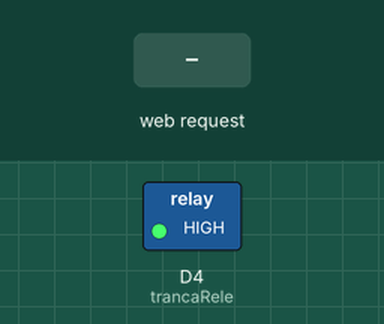
Recording of a sketch running on a simulated ESP8266 (NodeMCU). On the bench: switched loads named in the sketch (green lamp = pin HIGH). The inputs (shaded band) are chosen by the test bench.

Above: at 1.2 s.
1.3 s: HTTP request GET /TRANCA received
At 1.7 s:
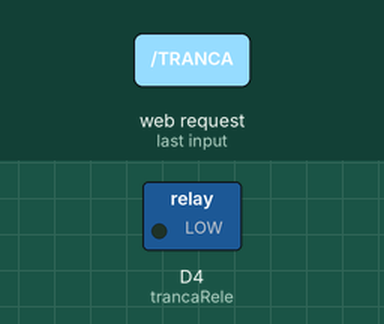
Timing chart, 0 to 4.3 s (numbered marks = the images above; inputs shaded):
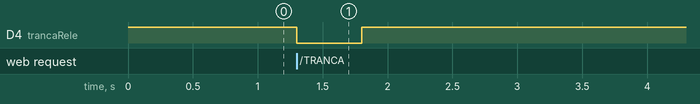

Measured:
- after the input at 1.3 s, D4 (trancaRele): HIGH → LOW at once, → HIGH 0.50 s later

The sketch:

ESP8266_PET_Wifi_Local.ino
```cpp
#include <ESP8266WiFi.h>
const char WiFiPassword[] = "12345678";
const char AP_NameChar[] = "PET_Tranca" ;

WiFiServer server(80);

String header = "HTTP/1.1 200 OK\r\nContent-Type: text/html\r\n\r\n";
String html_1 = "<!DOCTYPE html><html><head><meta name='viewport' content='width=device-width, initial-scale=1.0'/><meta charset='utf-8'><style>body {font-size:140%;} #main {display: table; margin: auto;  padding: 0 10px 0 10px; } h2,{text-align:center; } .button { padding:10px 10px 10px 10px; width:100%;  background-color: #4CAF50; font-size: 120%;}</style><title>Tranca do PET</title></head><body><div id='main'><h2>Tranca do PET</h2>";
String html_2 = "<form id='F1' action='TRANCA'><input class='button' type='submit' value='DESTRAVAR' ></form><br>";
String html_4 = "</div></body></html>";

String request = "";
int trancaRele = D4;

void setup()
{
    pinMode(trancaRele, OUTPUT);
    digitalWrite(trancaRele, HIGH);

    boolean conn = WiFi.softAP(AP_NameChar, WiFiPassword);
    server.begin();

} // void setup()


void loop()
{

    // Check if a client has connected
    WiFiClient client = server.available();
    if (!client)  {  return;  }

    // Read the first line of the request
    request = client.readStringUntil('\r');

    if( request.indexOf("TRANCA") > 0 )  {
      digitalWrite(trancaRele, LOW);
    }


    // Get the LED pin status and create the LED status message
    if (digitalRead(trancaRele) == LOW)
    {
        // the LED is on so the button needs to say turn it off
       html_2 = "<form id='F1' action='TRANCA'><input class='button' type='submit' value='DESTRAVAR' ></form><br>";
    }


    client.flush();

    client.print( header );
    client.print( html_1 );
    client.print( html_2 );
    client.print( html_4);

    delay(500);
    digitalWrite(trancaRele, HIGH);


    delay(5);
  // The client will actually be disconnected when the function returns and 'client' object is detroyed

}
```
